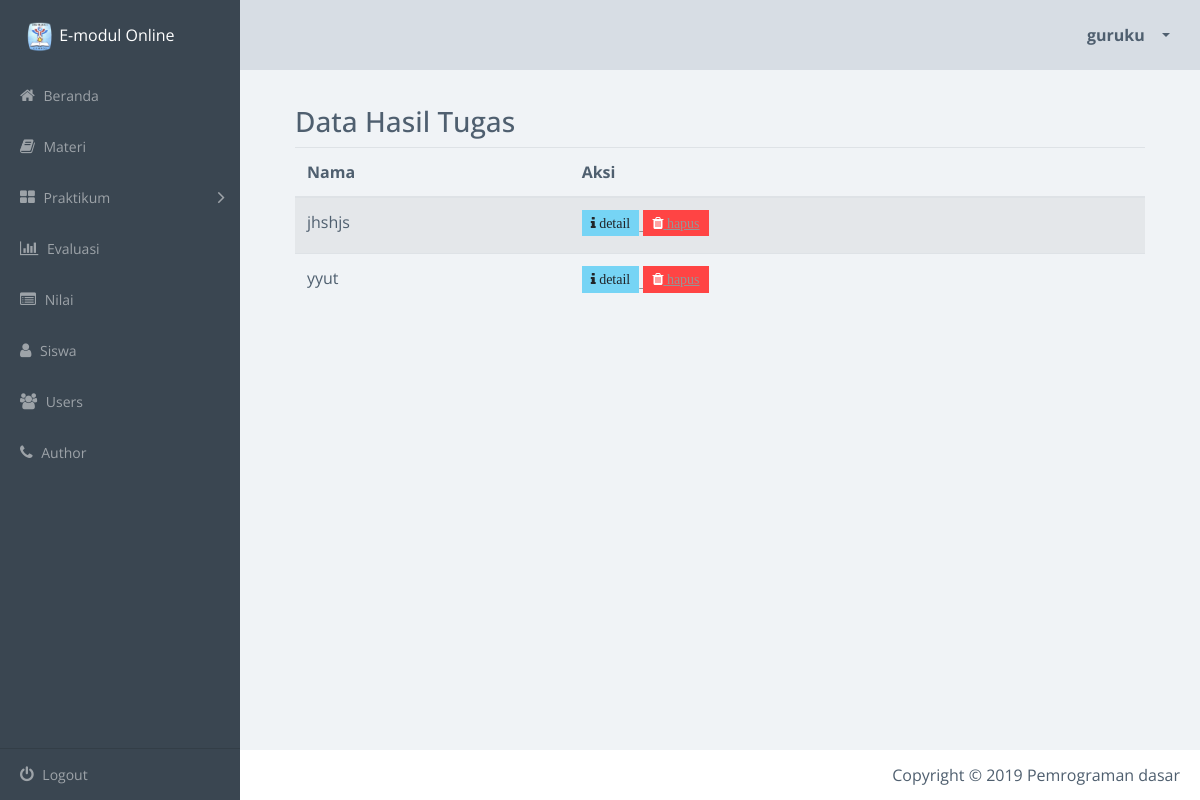
The app's page /hasil.php (signed in), older data.
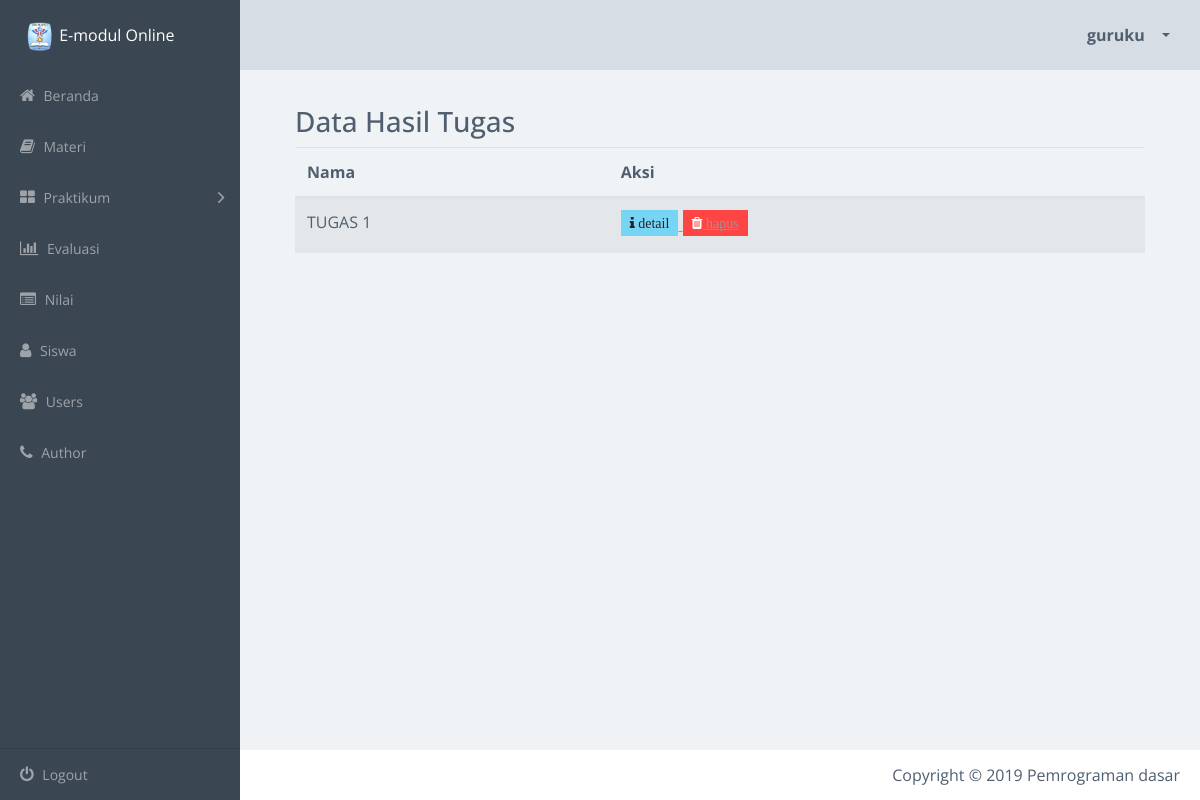
The same page, newer data.
### tables this page shows
CREATE TABLE `tugas` (
  `id_tugas` int(11) NOT NULL AUTO_INCREMENT,
  `nama_tugas` varchar(100) DEFAULT NULL,
  `isi` text,
  PRIMARY KEY (`id_tugas`)
);

### hasil.php (the view, shortened to what the changed rows need)
<?php
include_once("config.php");
$result = mysqli_query($conn, "SELECT * FROM tugas ORDER BY nama_tugas ASC");
?>
<!doctype html>
<html class="no-js" lang="en">
    <head>
        <link rel="stylesheet" href="css/vendor.css">
        <link rel="stylesheet" href="css/app-blue.css">
        <link rel="stylesheet" type="text/css" href="css/jquery.dataTables.min.css">
    </head>
    <body>
        <div class="main-wrapper">
            <div class="app" id="app">
                <article class="content dashboard-page">
                    <section class="section">
                        <div class="data-table-area">
                            <div class="container">
                                <div class="row">
                                    <div class="col-lg-12 col-md-12 col-sm-12 col-xs-12">
                                        <div class="data-table-list">
                                            <div class="table-responsive">
                                                <table id="data-table-basic" class="table table-striped">
                                                    <thead>
                                                        <tr>
                                                            <th>Nama</th>
                                                            <th>Aksi</th>
                                                        </tr>
                                                    </thead>
                                                    <tbody>
                                                     <?php
                                                     while($data = mysqli_fetch_array($result)) {
                                                        echo"<tr>";
                                                        echo "<td>" .$data['nama_tugas']. "</td>";
                                                        echo "<td><a href='detailHasil.php?id=$data[nama_tugas]'><button title='edit' class='btn btn-info btn-sm fa fa-info'> detail </button>
                                                        <button title='hapus' class='btn btn-danger btn-sm fa fa-trash'><a href='deleteHasil.php?id=$data[nama_tugas]'> hapus </button></td>";
                                                        echo"</tr>";
                                                    }
                                                    ?>
                                            </table>
                                        </div>
                                    </div>
                                </div>
                            </div>
                        </div>
                    </div>
                </section>
            </article>
    </body>
</html>

Row changes from the older to the newer data that the page shows:
removed tugas: nama_tugas "jhshjs"
removed tugas: nama_tugas "yyut"
added tugas: nama_tugas "TUGAS 1"
